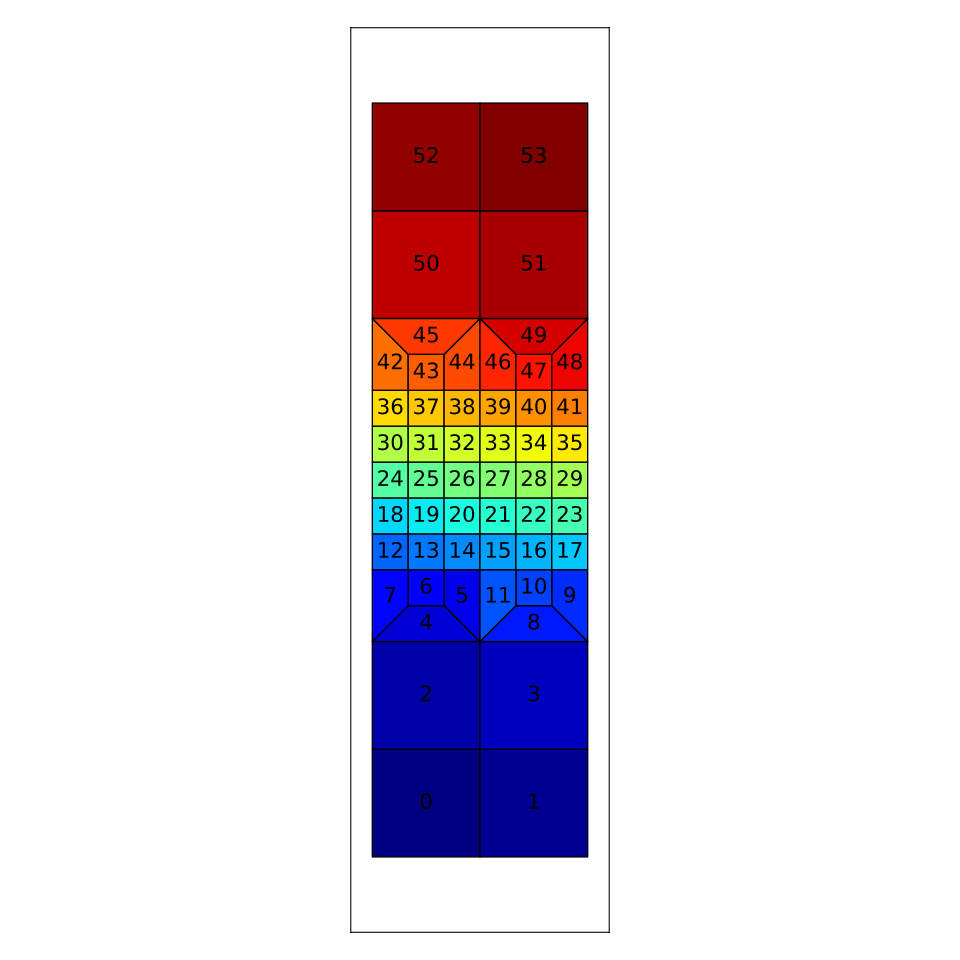

Write Python code to recreate this figure.

import GooseFEM as gf
import matplotlib.pyplot as plt
import GooseMPL as gplt
import numpy as np

plt.style.use(['goose'])

# --------------------------------------------------------------------------------------------------

mesh = gf.Mesh.Quad4.FineLayer(6, 18)
coor = mesh.coor()
conn = mesh.conn()

cindex = np.arange(mesh.nelem())

# --------------------------------------------------------------------------------------------------

fig, ax = plt.subplots(figsize=(10,10))

im = gplt.patch(coor=coor, conn=conn, cindex=cindex, cmap='jet')

for e in range(conn.shape[0]):
  x = np.mean(coor[conn[e,:], 0])
  y = np.mean(coor[conn[e,:], 1])
  ax.text(x, y, str(e), ha='center', va='center')

ax.set_aspect('equal')
ax.get_xaxis().set_visible(False)
ax.get_yaxis().set_visible(False)

plt.savefig('element-numbers.svg')
plt.close()
